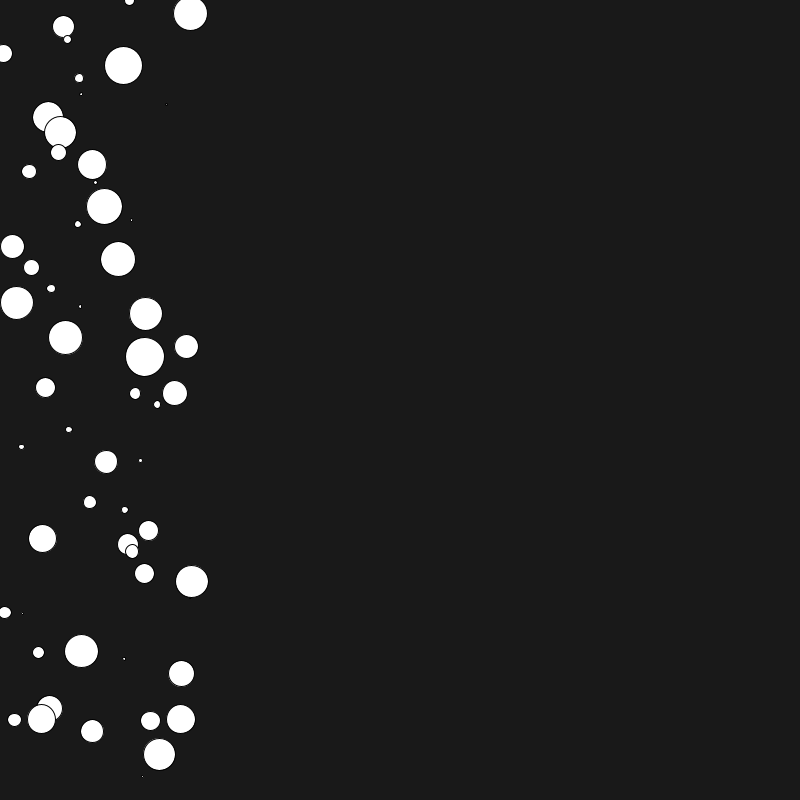
Frame 1 (no input)
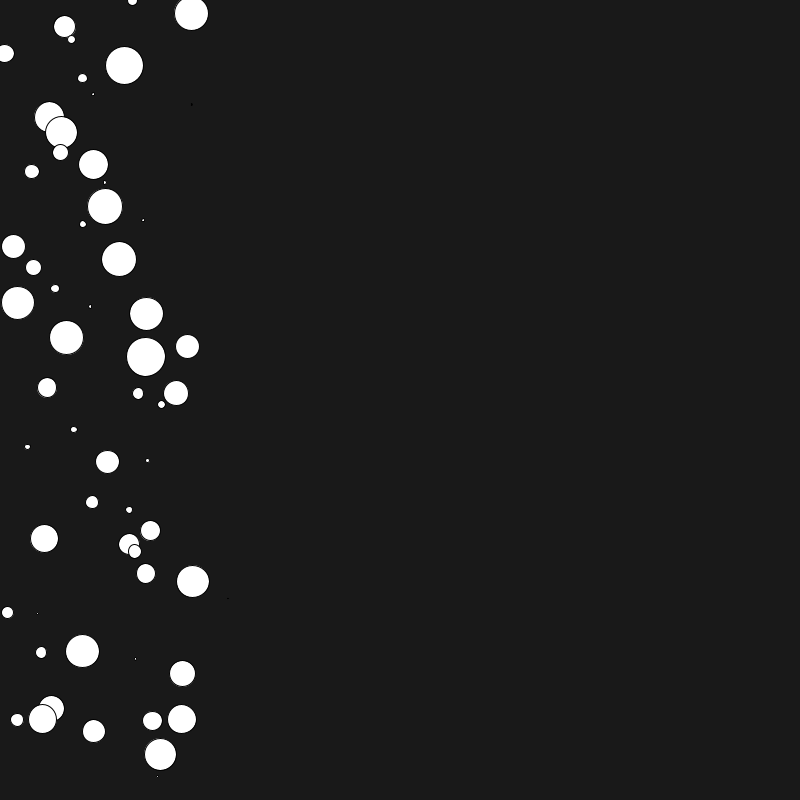
Frame 60 (the mouse pressed at the canvas centre just before this capture)
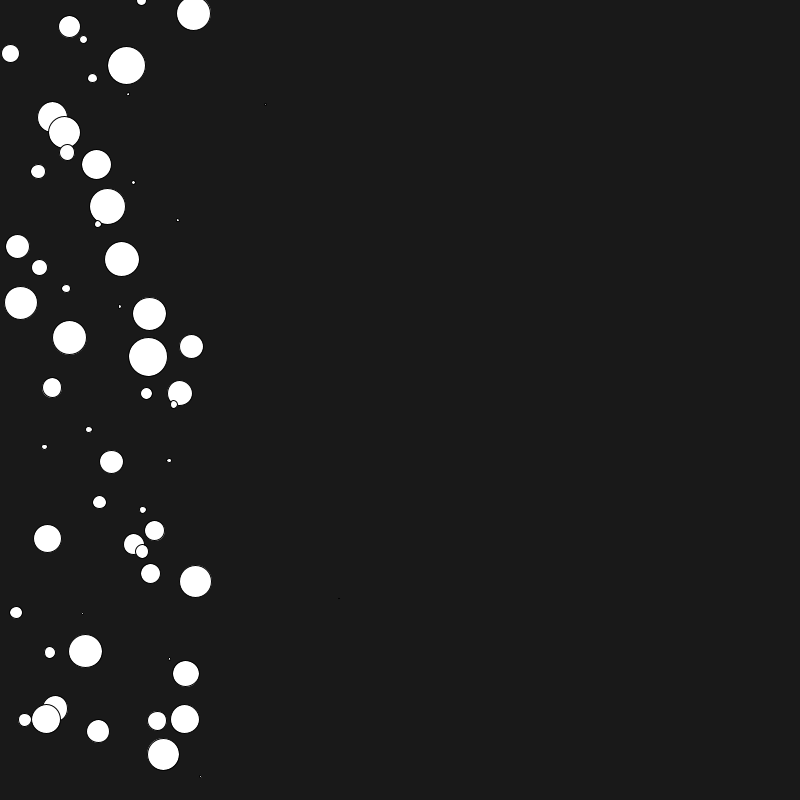
Frame 120 (the mouse held since frame 60 and released just before this capture)

The Processing sketch that drew these frames (run headless with seeded random() and noise(); from frame 60 on, the mouse is pressed at the canvas centre):

// Processing sketch: lasers_1
// ── lasers_1.pde

int num_lines = 60;

ArrayList<Gparticle> particles = new ArrayList<Gparticle>();
PVector gforce;
PVector wall_force;
float wall_dist;

void setup() {
    size(800, 800);
    
    float start_rng_width = height / num_lines;
    
    for(int i = 0; i < num_lines; i++) {
         
      float start_x = random(0, width/4);
      float line_y = random(start_rng_width * i, start_rng_width * i + i);
      //line(start_x, line_y, width, line_y); 
      particles.add(new Gparticle(start_x, line_y, random(80)));
      
    }
    
    
    //vel
    gforce = new PVector(.05,0);
    
    //right wall
    wall_force = new PVector(-10,0);
    
    
}

void draw() {
    //println(particles.size());
    background(25);
    
    
    for (Gparticle part : particles) {
      PVector g = gforce.copy();
      g.mult(randomGaussian());
      part.apply_force(gforce);
    }
  
    
    for (Gparticle part : particles) {
        wall_dist = width - part.loc.x;
        PVector wforce = wall_force.copy();
        wforce.div(wall_dist);
        //println("1: ", wall_dist, wall_force.x, wall_force.y);
        
       
          //wforce.div(wall_dist * wall_dist);
          //println("2: ", wall_dist, wforce.x, wforce.y);
         part.apply_force(wforce);
          println("3: ", wall_dist, "WF: ", wforce.x, wforce.y, " : ", gforce.x, gforce.y, part.vel.x, part.vel.y, "L: ", part.loc.x, part.loc.y);
          
          part.update();
          part.display();
       
    }
  
  
}
  
// ── Gparticle.pde

class Gparticle {
  
  float x;
  float y;
  PVector loc;
  PVector vel;
  PVector acc;
  float mass;
  
  Gparticle(float x_, float y_, float mass_) {
    x = x_;
    y = y_;
    loc = new PVector(x, y);
    vel = new PVector(0,0);
    acc = new PVector(0,0);
    mass = mass_;
  }
    
  void update() {
    vel.add(acc);
    loc.add(vel);
    acc.mult(0);
  }
  
  void apply_force(PVector force) {
    PVector f = force.copy();
    f.div(mass);
    acc.add(f);
  }
  
  void display() {
    ellipse(loc.x, loc.y, mass/2, mass/2);
  }
}
